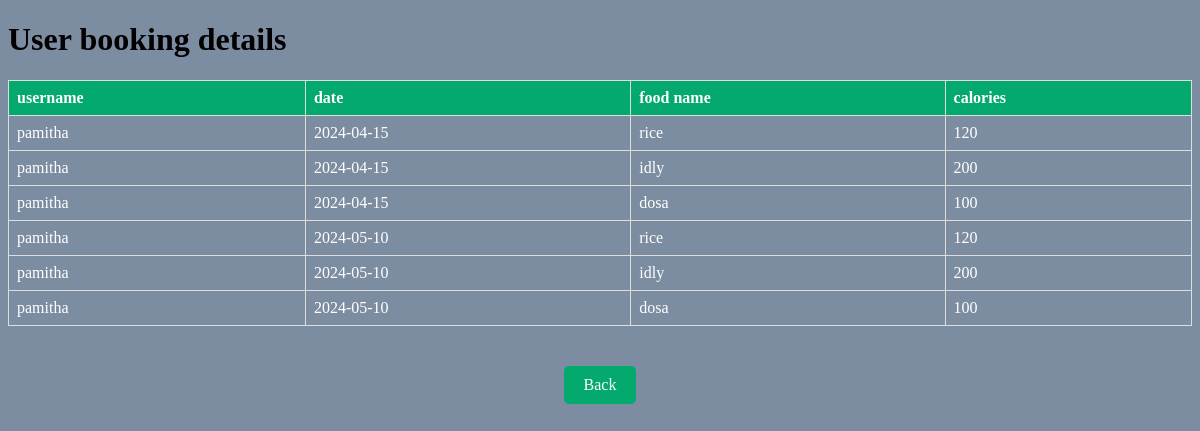
Page /my_foodlog (signed in) on the committed database.
### tables this page shows
CREATE TABLE food_log (
                    id INTEGER PRIMARY KEY AUTOINCREMENT,
                    username TEXT,
                    log_date DATE,
                    food_name TEXT,
                    calories INTEGER
                );

### main.py (the view)
@app.route('/my_foodlog')
def my_foodlog():
    if 'username' in session:
        username = session['username']
        bookings = foodslog(username)
        return render_template('my_foodlog.html', bookings=bookings)
    else:
        return 'You are not logged in'

### main.py (called while the page is built)
def foodslog(username):
    conn = sqlite3.connect('database2.db')
    cur = conn.cursor()
    cur.execute("SELECT * FROM food_log WHERE username=?", (username,))
    bookings = cur.fetchall()
    print(bookings)
    conn.close()
    return bookings

### templates/my_foodlog.html (shortened to what this page needs)
<!DOCTYPE html>
<html lang="en">
<head>
</head>
<body style="background-color:#7d8da1">
    <h1>User booking details</h1>
    <table>
        <tr>
            <th>username</th>
            <th>date</th>
            <th>food name</th>
            <th>calories</th>
        </tr>
        {% for bookings in bookings %}
        <tr>
            <td>{{ bookings[1] }}</td>
            <td>{{ bookings[2] }}</td>
            <td>{{ bookings[3] }}</td>
            <td>{{ bookings[4] }}</td>
        </tr>
        {% endfor %}
    </table>
    <div class="container">
        <a href="{{url_for('main')}}" class="back-button">Back</a>
    </div>
</body>
</html>

### templates/my_foodlog.html (style rules this page uses)
table { border-collapse: collapse; width: 100%; }
th, td { border: 1px solid #dddddd; text-align: left; padding: 8px; color:white }
th { background-color: #04AA6D; }
.container { text-align: center; margin-top: 20px; }
.back-button { background-color: #04AA6D; color: white; border: none; padding: 10px 20px; text-align: center; text-decoration: none; display: inline-block; font-size: 16px; margin-top: 20px; border-radius: 5px; cursor: pointer; transition: background-color 0.3s; }

### rows in the picture
food_log: username "pamitha", log_date "2024-04-15", food_name "rice", calories "120"
food_log: username "pamitha", log_date "2024-04-15", food_name "idly", calories "200"
food_log: username "pamitha", log_date "2024-04-15", food_name "dosa", calories "100"
food_log: username "pamitha", log_date "2024-05-10", food_name "rice", calories "120"
food_log: username "pamitha", log_date "2024-05-10", food_name "idly", calories "200"
food_log: username "pamitha", log_date "2024-05-10", food_name "dosa", calories "100"
